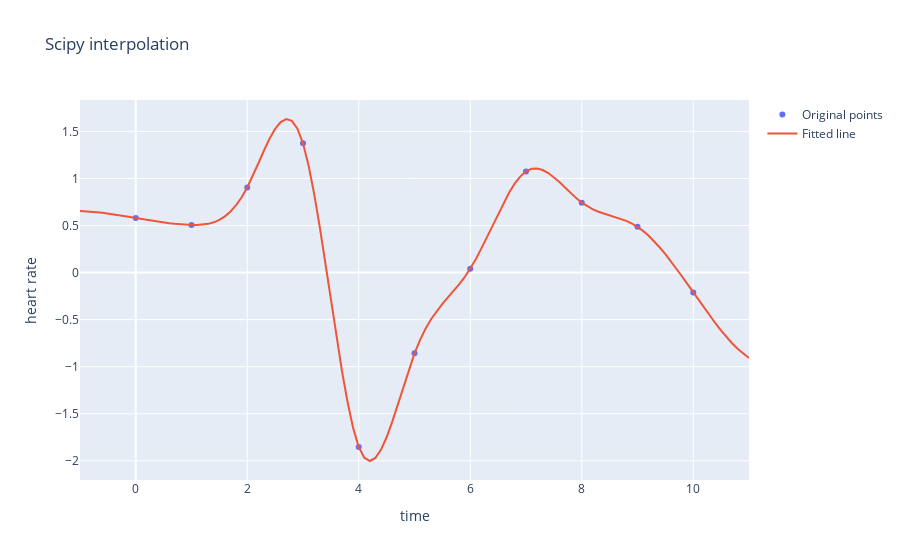

The cell this chart's notebook holds for it:
### Code cell
# Create a figure
fig = go.Figure()

# Add scatter plot
fig.add_trace(go.Scatter(x=x_train, y=y_train, mode='markers', name='Original points'))

# Add line plot
fig.add_trace(go.Scatter(x=x_test, y=y_test, mode='lines', name='Fitted line'))

# Add titles and labels
fig.update_layout(title="Scipy interpolation", xaxis_title="time", yaxis_title="heart rate")

# Show the plot
fig.show()
